Frame 1 (no input): blank canvas, image omitted
Frame 60 (no input): blank canvas, image omitted
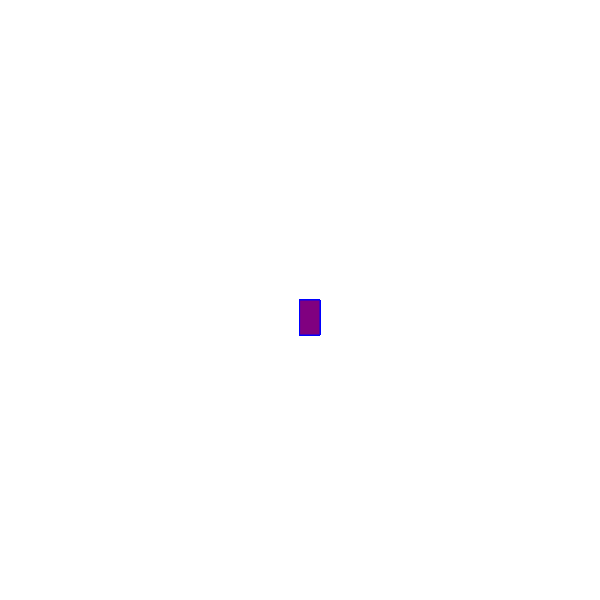
Frame 120 (the mouse pressed at the canvas centre since frame 60)

The p5.js sketch whose frames 1 and 60 were blank and that drew this single picture after the mouse press (run headless with seeded random() and noise() and a simulated clock; from frame 60 on, the mouse is pressed at the canvas centre):

// p5.js sketch
// ── sketch.js
function setup() {
    createCanvas(600, 600);
    background("white");
  }
  
  function draw() {
    stroke("blue");
    fill("purple");
  
    // console.log(mouseIsPressed)
  
    if (mouseIsPressed) {
      rect(mouseX, mouseY, 20, 35);
    }
  }
